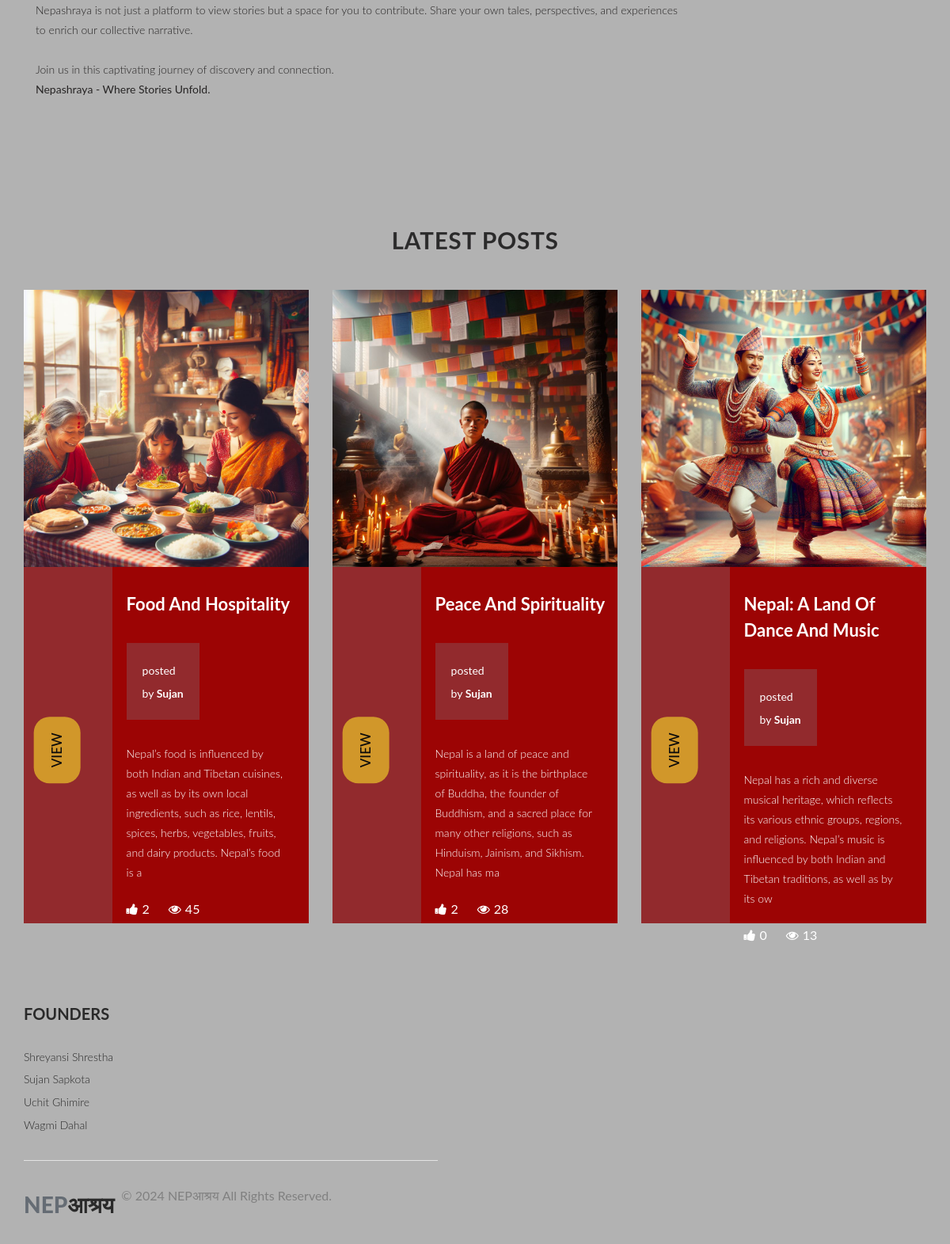
The app's page / (lower part), older data.
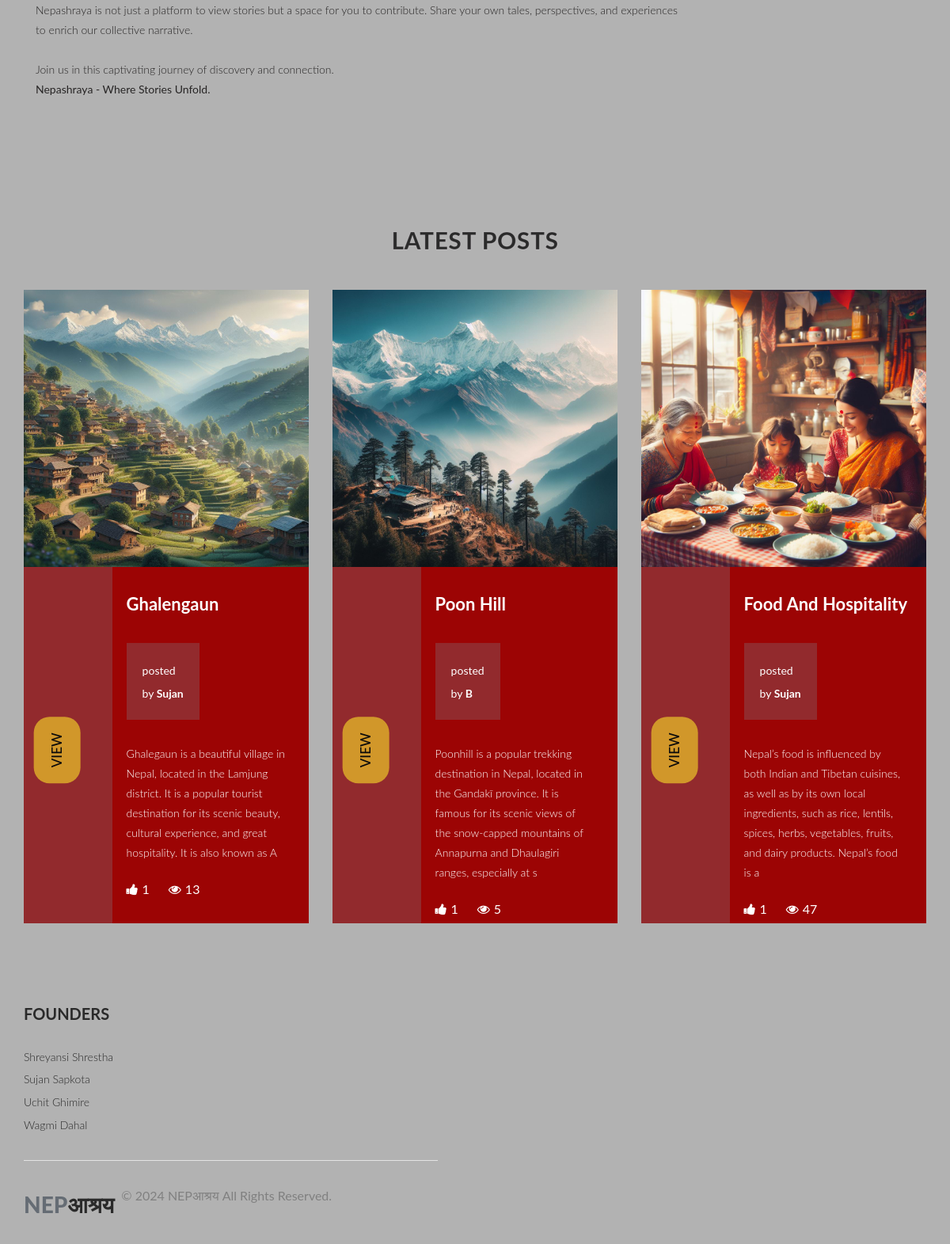
The same page, newer data.
### Nepa_application/models.py (models this page shows, shortened)
class T_Image(models.Model):
    topic = models.ForeignKey(Topic, on_delete=models.CASCADE)
    image = models.ImageField(upload_to='topic_images')

class Topic(models.Model):
    title = models.CharField(max_length=100)
    long_description = models.TextField()
    category = models.ManyToManyField("Category", related_name='topics')
    province = models.ForeignKey(province, on_delete=models.CASCADE, related_name='topics')
    post_date = models.DateTimeField(default=timezone.now)
    is_verified = models.BooleanField(default=False)
    author = models.CharField(max_length=100, default="Anonymous")
    likes = models.ManyToManyField(User, related_name='topic', blank=True)
    report = models.IntegerField(User, default=0)
    commentCount = models.IntegerField(default=0, null=True, blank=True)
    views = models.IntegerField(default=0)
    class Meta:
        ordering = ['-post_date']
    def total_likes(self):
        return self.likes.count()

### Nepa_application/views.py (the view)
# urls.py: path('', views.index, name='index'),
def index(request): # for landing page
    provinces = province.objects.all()
    username = None
    latest_posts =models.Topic.objects.prefetch_related('t_image_set').all()[:3]
    if request.user.is_authenticated:
        username = request.user.username
    context = {
        "provinces": provinces,
        "username": username,
        "latest_posts": latest_posts,
    }
    return render(request, 'index.html', context)

### templates/index.html (shortened to what the changed rows need)
{%load static%}
<!DOCTYPE html>
<html lang="en">
  <head>
    <link rel="stylesheet" type="text/css" href="{% static 'assets/css/bootstrap.min.css' %}">
    <link rel="stylesheet" type="text/css" href="{% static 'assets/css/font-awesome.css' %}">
    <link rel="stylesheet" type="text/css" href="{% static 'assets/css/owl-carousel.css' %}">
    <link rel="stylesheet" href="{% static 'assets/css/tooplate-artxibition.css' %}">
    <link rel="stylesheet" href="{% static 'assets/css/style.css' %}">
    <link href="{% static 'assets/css/main.css' %}" rel="stylesheet" />
    </head>
    <body>
    <div id="latests">
     <div class="venue-tickets">
         <div class="container-fluid">
            <div class="row">
                <div class="col-lg-12">
                    <div class="section-heading">
                        <h2>LATEST POSTS</h2>
                    </div>
                </div>
                {% for post in latest_posts %}
 {% if post.is_verified %}
 <div class="col-lg-4">
   <div class="venue-item" style="margin-bottom: 30px;">
     {% for image in post.t_image_set.all %}
     <div class="thumb" style="object-fit: cover; height: 350px;">
       <img src="{{ image.image.url }}" alt="{{post.title}}" />
     </div>
     {% endfor %}
     <div class="down-content"style="height: 450px;">
       <div class="left-content">
         <div class="main-white-button">
           <a href="{% url 'detailed_view' post.id %}">VIEW</a>
         </div>
       </div>
       <div class="right-content" style="height: 350px;">
         <h4>{{ post.title.title| slice:50 }}</h4>
         <div class="price">
           <span>posted<br>by <b> {{post.author.title}}</b></span>
       </div>
         <p style="margin-top: 0px;">{{ post.long_description | slice:"200" }}</p>
         <ul>
           <li><i class="fa fa-thumbs-up"></i>{{post.total_likes}}</li>
           <li><i class="fa fa-eye"></i>{{post.views}}</li>
         </ul>
       </div>
     </div>
   </div>
 </div>
 {% endif %}
 {% endfor %}
  </body>
</html>

Row changes from the older to the newer data that the page shows:
no longer on this page (row unchanged): Topic: title "Peace And Spirituality", author "Sujan", long_description "Nepal is a land of peace and spirituality, as it is the birthplace of Buddha, the founder of Buddhism, and a sacred place for many other religions, such as Hinduism, Jainism, and Sikhism. Nepal has ma", total_likes "2", views "28"
no longer on this page (row unchanged): T_Image: image (picture), shown under "Peace And Spirituality"
no longer on this page (row unchanged): Topic: title "Nepal: A Land Of Dance And Music", author "Sujan", long_description "Nepal has a rich and diverse musical heritage, which reflects its various ethnic groups, regions, and religions. Nepal’s music is influenced by both Indian and Tibetan traditions, as well as by its ow", total_likes "0", views "13"
no longer on this page (row unchanged): T_Image: image (picture), shown under "Nepal: A Land Of Dance And Music"
added Topic: title "Ghalengaun", author "Sujan", long_description "Ghalegaun is a beautiful village in Nepal, located in the Lamjung district. It is a popular tourist destination for its scenic beauty, cultural experience, and great hospitality. It is also known as A", total_likes "1", views "13"
added T_Image: image (picture), shown under "Ghalengaun"
added Topic: title "Poon Hill", author "B", long_description "Poonhill is a popular trekking destination in Nepal, located in the Gandakī province. It is famous for its scenic views of the snow-capped mountains of Annapurna and Dhaulagiri ranges, especially at s", total_likes "1", views "5"
added T_Image: image (picture), shown under "Poon Hill"
changed Topic "Food And Hospitality": total_likes "2" → "1"; views "45" → "47"
